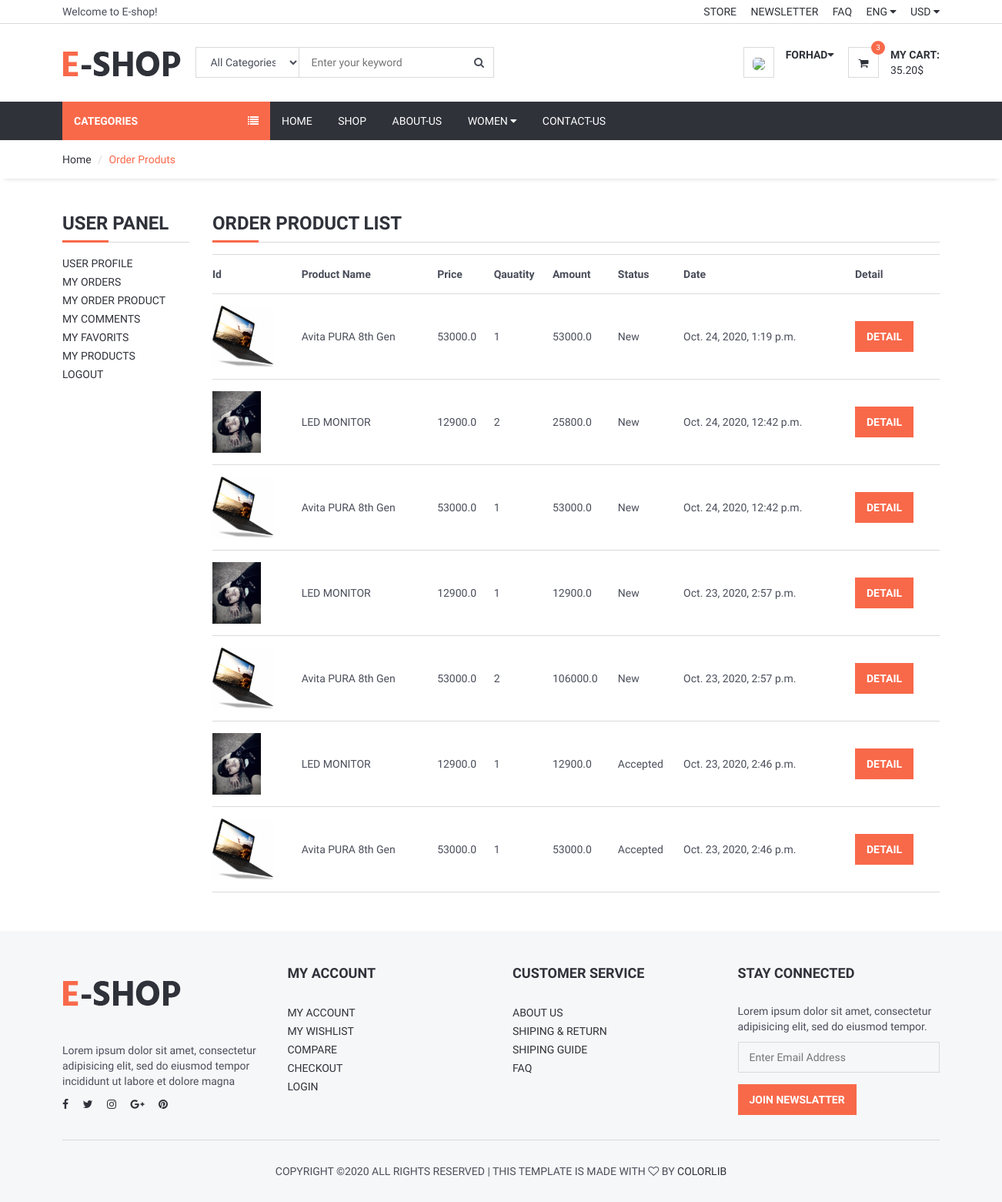
Page /user/orders_product/ (signed in) on the committed database.
### order/models.py (models this page shows, shortened)
class OrderProduct(models.Model):
    STATUS = (
        ('New', 'New'),
        ('Accepted', 'Accepted'),
        ('Canceled', 'Canceled'),
    )
    order = models.ForeignKey(Order, on_delete=models.CASCADE)
    user = models.ForeignKey(User, on_delete=models.CASCADE)
    product = models.ForeignKey(Product, on_delete=models.CASCADE)
    quantity = models.IntegerField()
    price = models.FloatField()
    amount = models.FloatField()
    status = models.CharField(max_length=10, choices=STATUS, default='New')
    create_at = models.DateTimeField(auto_now_add=True)
    update_at = models.DateTimeField(auto_now=True)

### product/models.py (models this page shows, shortened)
class Product(models.Model):
    STATUS = (
        ('True', 'True'),
        ('False', 'False'),
    )
    category = models.ForeignKey(Category, on_delete=models.CASCADE)  # many to one relation with Category
    title = models.CharField(max_length=150)
    keywords = models.CharField(max_length=255)
    description = models.TextField(max_length=255)
    image = models.ImageField(upload_to='images/', null=False)
    price = models.DecimalField(max_digits=12, decimal_places=2, default=0)
    amount = models.IntegerField(default=0)
    minamount = models.IntegerField(default=3)
    detail = RichTextUploadingField()
    slug = models.SlugField(null=False, unique=True)
    status = models.CharField(max_length=10, choices=STATUS)
    create_at = models.DateTimeField(auto_now_add=True)
    update_at = models.DateTimeField(auto_now=True)
    def image_tag(self):
        return mark_safe('<img src="{}" height="50"/>'.format(self.image.url))
    image_tag.short_description = 'Image'

### user/views.py (the view)
# urls.py: path('orders_product/', views.user_order_product, name='user_order_product'),
@login_required(login_url='/login')  # Check login
def user_order_product(request):
    category = Category.objects.all()
    current_user = request.user
    order_product = OrderProduct.objects.filter(user_id=current_user.id).order_by('-id')
    context = {'category': category,
               'order_product': order_product,
               }
    return render(request, 'user_order_products.html', context)

### user/templates/user_order_products.html (shortened to what this page needs)
{% extends 'homebase.html' %}
{% block sidebar %} {% include 'sidebar.html' %} {% endblock %}
{% block body %}
    <div id="breadcrumb">
        <div class="container">
            <ul class="breadcrumb">
                <li><a href="/">Home</a></li>
                <li class="active">Order Produts</li>
            </ul>
        </div>
    </div>
    <div class="section">
        <div class="container">
            <div class="row">
                <div class="col-md-2">
                    {% include "user_panel.html" %}
                </div>
                <div class="col-md-10">
                    <div class="order-summary clearfix">
                        <div class="section-title">
                            <h3 class="title">Order Product List</h3>
                        </div>
                        <table class="shopping-cart-table table">
                            <tr>
                                <th class="text-left">Id </th>
                                <th class="text-left">Product Name </th>
                                <th class="text-left">Price </th>
                                <th class="text-left">Qauatity </th>
                                <th class="text-left">Amount </th>
                                <th class="text-left">Status </th>
                                <th class="text-left">Date </th>
                                <th class="text-left">Detail </th>
                            </tr>
                            {% for rs in order_product %}
                                <tr>
                                    <td class="text-left">
                                        <a href="/product/{{ rs.product_id }}/{{ rs.product.slug }}">
                                            {% if rs.variant.image_id > 0 %}
                                                <img src="{{rs.variant.image }}" alt="" style="height: 80px">
                                            {% else %}
                                                <img src="{{rs.product.image.url}}" alt="" style="height: 80px">
                                            {% endif %}
                                        </a>
                                    </td>
                                    <td>{{ rs.product.title}} {{ rs.variant.size }}   {{ rs.variant.color }}</td>
                                    <td class="text-left">{{ rs.price}} </td>
                                    <td class="text-left">{{ rs.quantity}} </td>
                                    <td class="text-left">{{ rs.amount}} </td>
                                    <td class="text-left">{{ rs.status}} </td>
                                    <td class="text-left">{{ rs.create_at}} </td>
                                    <td class="text-left"><a class="primary-btn" href="/user/order_product_detail/{{ rs.id }}/{{ rs.order.id}}"> Detail </a></td>
                                </tr>
                            {% endfor %}
                        </table>
                    </div>
                </div>
            </div>
        </div>
    </div>
{% endblock %}

### home/templates/header.html (shortened to what this page needs)
{% load static %}
	<header>
		<div id="top-header">
			<div class="container">
				<div class="pull-left">
					<span>Welcome to E-shop!</span>
				</div>
				<div class="pull-right">
					<ul class="header-top-links">
						<li><a href="#">Store</a></li>
						<li><a href="#">Newsletter</a></li>
						<li><a href="/faq">FAQ</a></li>
						<li class="dropdown default-dropdown">
							<a class="dropdown-toggle" data-toggle="dropdown" aria-expanded="true">ENG <i class="fa fa-caret-down"></i></a>
						</li>
						<li class="dropdown default-dropdown">
							<a class="dropdown-toggle" data-toggle="dropdown" aria-expanded="true">USD <i class="fa fa-caret-down"></i></a>
						</li>
					</ul>
				</div>
			</div>
		</div>
		<div id="header">
			<div class="container">
				<div class="pull-left">
					<div class="header-logo">
						<a class="logo" href="#">
							<img src="{% static './img/logo.png' %}" alt="">
						</a>
					</div>
					<div class="header-search">
						<form action="/search/" method="post">
							<input id="query" name="query" class="input search-input" type="text" placeholder="Enter your keyword">
							<select name="catid" class="input search-categories">
								<option value="0">All Categories</option>
								{% load mptt_tags %}
							</select>
							<button class="search-btn"><i class="fa fa-search"></i></button>
						</form>
					</div>
				</div>
				<div class="pull-right">
					<ul class="header-btns">
						<li class="header-account dropdown default-dropdown">
							{% if user.id is not None  %}
								<div class="dropdown-toggle" role="button" data-toggle="dropdown" aria-expanded="true">
									<div class="header-btns-icon">
										 <img src="{{ request.session.userimage }}" style="height: 40px; border-radius: 30%">
									</div>
									<strong class="text-uppercase">{{user.first_name}}<i class="fa fa-caret-down"></i></strong>
								</div>
							{% else %}
							<a href="/login" class="text-uppercase"><b>Login</b></a> / <a href="/signup" class="text-uppercase"><b>Signup</b></a>
							{% endif %}
						</li>
						<li class="header-cart dropdown default-dropdown">
							<a href="/shopcart">
								<div class="header-btns-icon">
									<i class="fa fa-shopping-cart"></i>
									<span class="qty">3</span>
								</div>
								<strong class="text-uppercase">My Cart:</strong>
								<br>
								<span>35.20$</span>
							</a>
						</li>
					</ul>
				</div>
			</div>
		</div>
	</header>

### home/static/css/style.css (style rules this page uses)
body { font-family: 'Hind', sans-serif; color: #4A4E5A; overflow-x: hidden; }
h1, h2, h3, h4, h5, h6 { color: #30323A; margin: 0 0 10px; font-weight: 700; }
a { color: #30323A; -webkit-transition: 0.3s color; transition: 0.3s color; }
strong { color: #30323A; }
ul, ol { margin: 0; padding: 0; list-style: none }
.main-btn, .primary-btn { display: inline-block; padding: 10px 15px; text-transform: uppercase; font-weight: 700; border: none; -webkit-transition: 0.3s all; transition: 0.3s all; }
.primary-btn { color: #FFF; background-color: #F8694A; }
.input { width: 100%; height: 40px; padding: 0px 15px; border: none; background-color: transparent; -webkit-box-shadow: 0px 0px 0px 1px #DADADA inset, 0px 0px 0px 5px transparent; box-shadow: 0px 0px 0px 1px #DADADA inset, 0px 0px 0px 5px transparent; -webkit-transition: 0.3s all; transition: 0.3s all; }
.section { padding-top: 30px; padding-bottom: 30px; }
.section-title { position: relative; margin-bottom: 15px; margin-top: 15px; border-bottom: 1px solid #DADADA; }
.section-title .title { display: inline-block; text-transform: uppercase; }
.section-title:after { content: ""; position: absolute; left: 0; bottom: -1.5px; height: 3px; width: 60px; background-color: #F8694A; }
#breadcrumb { -webkit-box-shadow: 0px 6px 6px -6px rgba(0, 0, 0, 0.175); box-shadow: 0px 6px 6px -6px rgba(0, 0, 0, 0.175); }
.breadcrumb { background-color: transparent; border: none; border-radius: 0px; padding: 15px 0px; margin: 0; }
.breadcrumb>.active { color: #F8694A; }
.breadcrumb>li+li:before { color: #DADADA; }
#header { padding-top: 15px; padding-bottom: 15px; }
#top-header { padding-top: 5px; padding-bottom: 5px; border-bottom: 1px solid #DADADA; }
.header-top-links>li { display: inline-block; }
.header-top-links>li+li { margin-left: 15px; }
.header-top-links>li>a { cursor: pointer; text-transform: uppercase; }
.header-logo { display: inline-block; margin-right: 15px; }
.header-logo .logo>img { width: 100%; max-height: 70px; }
.header-search { display: inline-block; padding: 15px 0px; max-width: 400px; }
.header-search>form { position: relative; }
.header-search>form .search-input { padding-left: 150px; padding-right: 45px; }
.header-search>form .search-categories { position: absolute; left: 0px; top: 0px; width: 135px; }
.header-search>form .search-btn { position: absolute; top: 0px; right: 0px; width: 40px; height: 40px; background-color: transparent; border: none; }
.header-btns>li { display: inline-block; vertical-align: top; padding: 15px 0px; }
.header-btns>li+li { margin-left: 15px; }
.header-btns>li .header-btns-icon { position: relative; float: left; margin-right: 15px; width: 40px; height: 40px; line-height: 40px; text-align: center; color: #30323A; background-color: #FFF; border: 1px solid #DADADA; }
.header-btns .dropdown-toggle { display: block; cursor: pointer; }
.header-cart .header-btns-icon .qty { position: absolute; right: -9px; top: -9px; width: 18px; height: 18px; line-height: 18px; text-align: center; font-size: 10px; background: #F8694A; color: #FFF; border-radius: 50%; }
.shopping-cart-table>tbody>tr>td, .shopping-cart-table>tbody>tr>th, .shopping-cart-table>tfoot>tr>td, .shopping-cart-table>tfoot>tr>th, .shopping-cart-table>thead>tr>td, .shopping-cart-table>thead>tr>th { padding: 15px 0px; vertical-align: middle; border-top: 1px solid #DADADA; }
.shopping-cart-table>tbody>tr:last-child>td { border-bottom: 1px solid #DADADA; }

### rows in the picture
OrderProduct: product.image (picture), product "Avita PURA 8th Gen", price "53000.0", quantity "1", amount "53000.0", status "New", create_at "Oct. 24, 2020, 1:19 p.m."
OrderProduct: product.image (picture), product "LED MONITOR", price "12900.0", quantity "2", amount "25800.0", status "New", create_at "Oct. 24, 2020, 12:42 p.m."
OrderProduct: product.image (picture), product "Avita PURA 8th Gen", price "53000.0", quantity "1", amount "53000.0", status "New", create_at "Oct. 24, 2020, 12:42 p.m."
OrderProduct: product.image (picture), product "LED MONITOR", price "12900.0", quantity "1", amount "12900.0", status "New", create_at "Oct. 23, 2020, 2:57 p.m."
OrderProduct: product.image (picture), product "Avita PURA 8th Gen", price "53000.0", quantity "2", amount "106000.0", status "New", create_at "Oct. 23, 2020, 2:57 p.m."
OrderProduct: product.image (picture), product "LED MONITOR", price "12900.0", quantity "1", amount "12900.0", status "Accepted", create_at "Oct. 23, 2020, 2:46 p.m."
OrderProduct: product.image (picture), product "Avita PURA 8th Gen", price "53000.0", quantity "1", amount "53000.0", status "Accepted", create_at "Oct. 23, 2020, 2:46 p.m."

### other values in the picture
{{ user.first_name }} "FORHAD"
